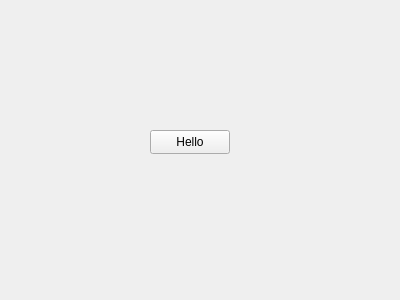
<?xml version="1.0" encoding="UTF-8"?>
<ui version="4.0">
 <class>graph</class>
 <widget class="QWidget" name="graph">
  <property name="geometry">
   <rect>
    <x>0</x>
    <y>0</y>
    <width>400</width>
    <height>300</height>
   </rect>
  </property>
  <property name="windowTitle">
   <string>Form</string>
  </property>
  <widget class="QPushButton" name="pushButton">
   <property name="geometry">
    <rect>
     <x>150</x>
     <y>130</y>
     <width>80</width>
     <height>24</height>
    </rect>
   </property>
   <property name="text">
    <string>Hello</string>
   </property>
  </widget>
 </widget>
 <resources/>
 <connections/>
</ui>
